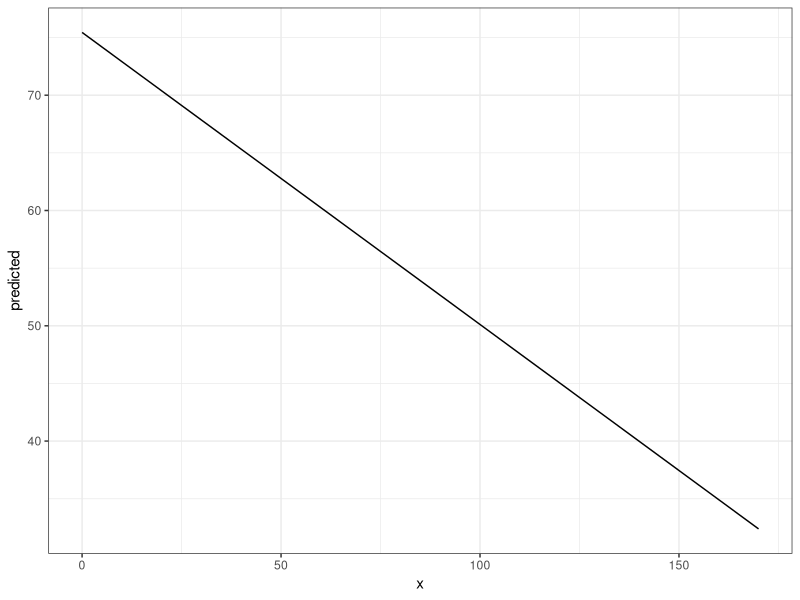
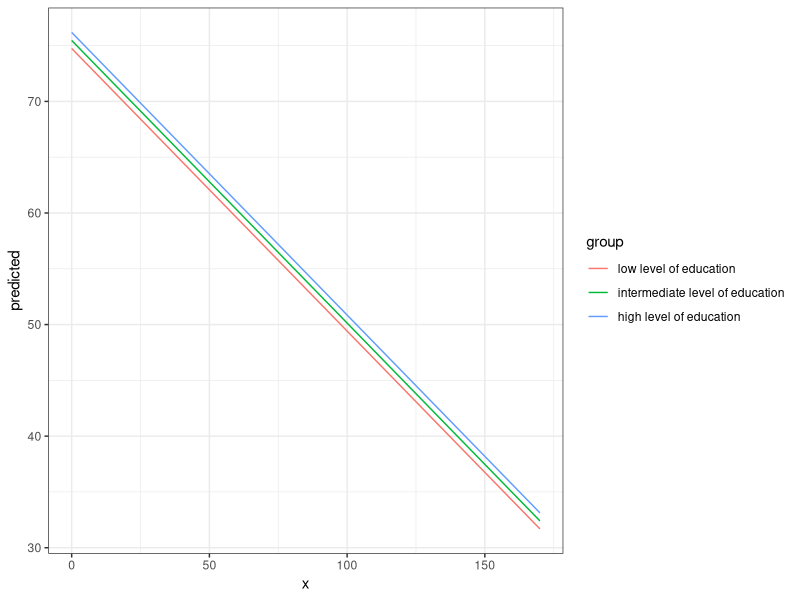
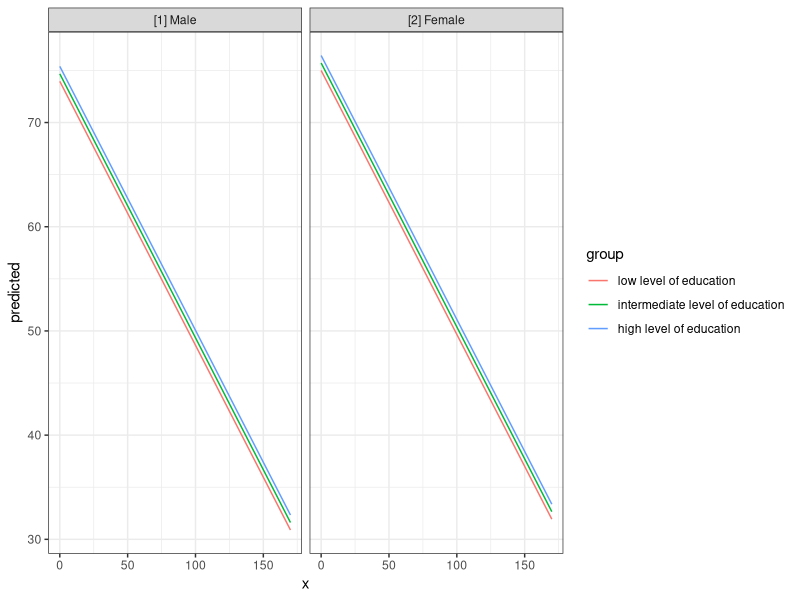
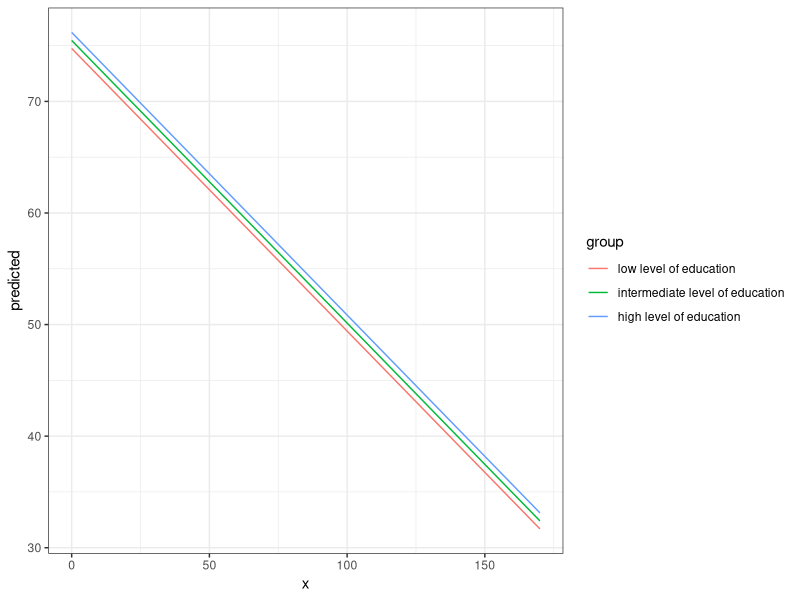
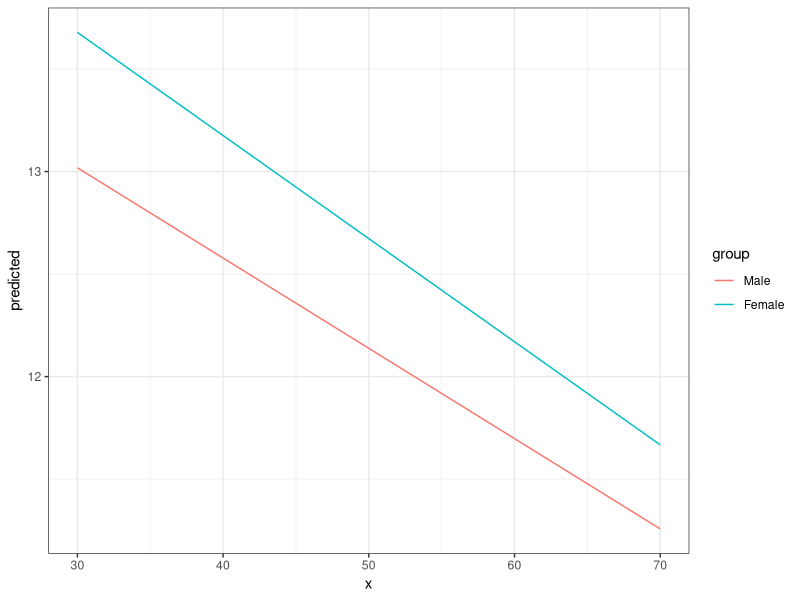
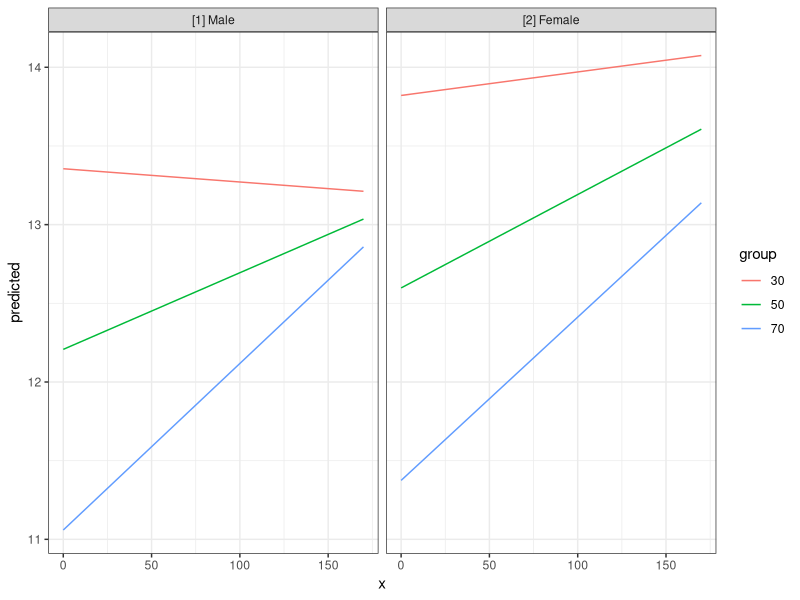
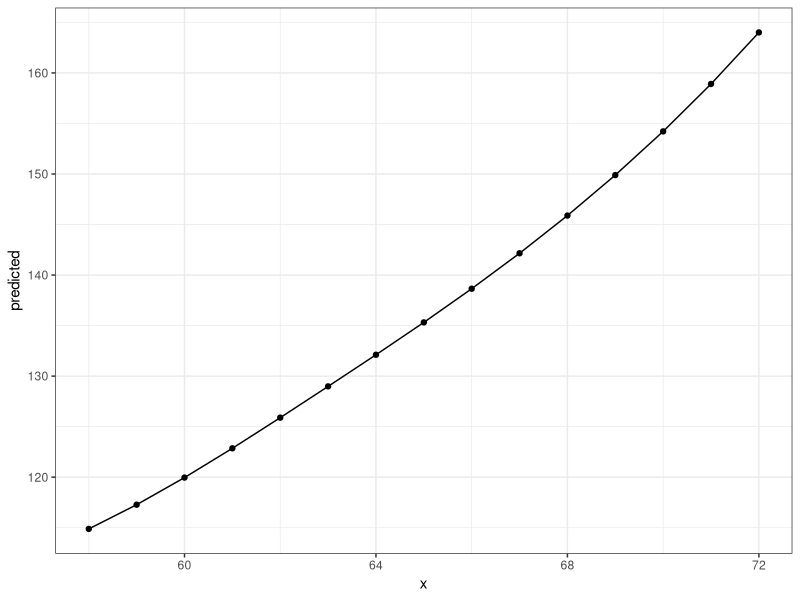

Generate these figures, in order, with R: (Note: this script raises an error after producing the figures.)
## ---- chunk 1
knitr::opts_chunk$set(collapse = TRUE, comment = "#>", dev = "png", fig.width = 7, fig.height = 3.5, message = FALSE, warning = FALSE)
options(width = 800)
## ---- chunk 2
library(ggeffects)
data(efc)
fit <- lm(barthtot ~ c12hour + neg_c_7 + c161sex + c172code, data = efc)

ggpredict(fit, terms = "c12hour")
## ---- chunk 3
library(ggplot2)
theme_set(theme_bw())

mydf <- ggpredict(fit, terms = "c12hour")
ggplot(mydf, aes(x, predicted)) + geom_line()
## ---- chunk 4
ggpredict(fit, terms = c("c12hour", "c172code"))
## ---- chunk 5
mydf <- ggpredict(fit, terms = c("c12hour", "c172code"))
ggplot(mydf, aes(x, predicted, colour = group)) + geom_line()
## ---- chunk 6
mydf <- ggpredict(fit, terms = c("c12hour", "c172code", "c161sex"))
mydf
ggplot(mydf, aes(x, predicted, colour = group)) + 
  geom_line() + 
  facet_wrap(~facet)
## ---- chunk 7
mydf <- ggpredict(fit)
mydf
## ---- chunk 8
mydf <- ggaverage(fit, terms = c("c12hour", "c172code"))
ggplot(mydf, aes(x, predicted, colour = group)) + geom_line()
## ---- chunk 9
library(sjmisc)
data(efc)

# make categorical
efc$c161sex <- to_factor(efc$c161sex)

# fit model with interaction
fit <- lm(neg_c_7 ~ c12hour + barthtot * c161sex, data = efc)

# select only levels 30, 50 and 70 from continuous variable Barthel-Index
mydf <- ggpredict(fit, terms = c("barthtot [30,50,70]", "c161sex"))
ggplot(mydf, aes(x, predicted, colour = group)) + geom_line()
## ---- chunk 10
# fit model with 3-way-interaction
fit <- lm(neg_c_7 ~ c12hour * barthtot * c161sex, data = efc)

# select only levels 30, 50 and 70 from continuous variable Barthel-Index
mydf <- ggpredict(fit, terms = c("c12hour", "barthtot [30,50,70]", "c161sex"))

ggplot(mydf, aes(x, predicted, colour = group)) + 
  geom_line() +
  facet_wrap(~facet)
## ---- chunk 11
library(splines)
data(women)

fm1 <- lm(weight ~ bs(height, df = 5), data = women)
dat <- ggpredict(fm1, "height")

ggplot(dat, aes(x, predicted)) + 
  geom_line() +
  geom_point()
## ---- chunk 12
data("lung", package = "survival")
# remove category 3 (outlier)
lung <- subset(lung, subset = ph.ecog %in% 0:2)
lung$sex <- factor(lung$sex, labels = c("male", "female"))
lung$ph.ecog <- factor(lung$ph.ecog, labels = c("good", "ok", "limited"))

m <- survival::coxph(survival::Surv(time, status) ~ sex + age + ph.ecog, data = lung)

# predicted risk-scores
ggpredict(m, c("sex", "ph.ecog"))
## ---- chunk 13
# probability of survival
ggpredict(m, c("sex", "ph.ecog"), type = "surv")
## ---- chunk 14
data(efc)
efc <- to_label(efc, c172code, c161sex)
m <- lm(barthtot ~ c12hour + neg_c_7 + c161sex + c172code, data = efc)
pr <- ggpredict(m, "c172code")
## ---- chunk 15
print(pr)
## ---- chunk 16
print(pr, x.lab = TRUE)
## ---- chunk 17
ggpredict(m, "c172code")
## ---- chunk 18
ggpredict(m, "c172code", x.as.factor = TRUE)
## ---- chunk 19
get_x_title(mydf)
get_y_title(mydf)

ggplot(mydf, aes(x, predicted, colour = group)) + 
  geom_line() +
  facet_wrap(~facet) +
  labs(
    x = get_x_title(mydf),
    y = get_y_title(mydf),
    colour = get_legend_title(mydf)
  )
